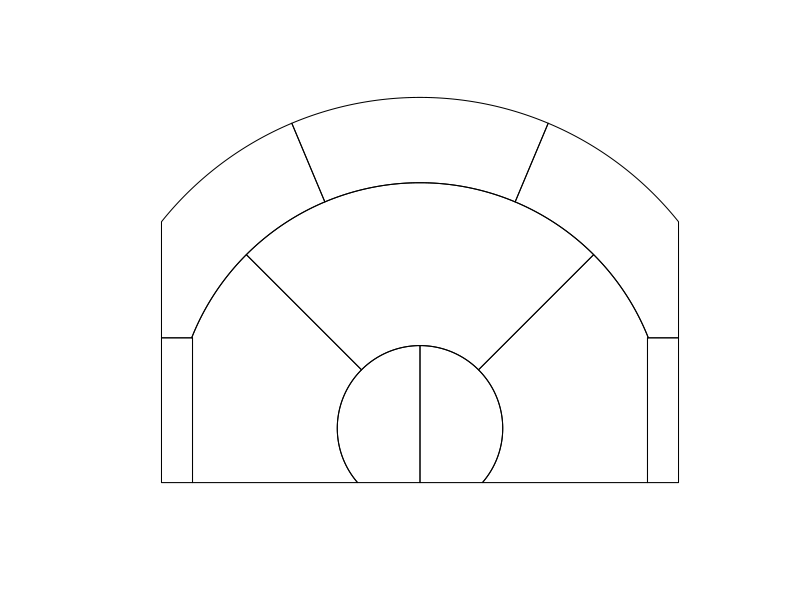

This chart was generated by the following R code:
library(sp)

# constants

hoop_x = 0
hoop_y = 5.25

# help functions
center = function(xy) {
  x = xy[, 1]
  y = xy[, 2]
  x = x - hoop_x
  y = y - hoop_y
  cbind(x, y)
}

uncenter = function(xy) {
  x = xy[, 1]
  y = xy[, 2]
  x = x + hoop_x
  y = y + hoop_y
  data.frame(x = x, y = y)
}

calc_angle <- function(x, cx, r) {
  acos((x - cx)/r)
}

calc_y_angle <- function(y, cy, r) {
  asin((y - cy)/r)
}

arc_coords <- function(x, y, r, from = 0, to = 2 * pi) {
  theta <- seq(from, to, length = 100)
  data.frame(x = x + r * cos(theta), y = y + r * sin(theta))
}

# define regions in functions

# right hoop
basis_10 = function(x = 25, y = 5.25, plot = FALSE) {
  
  outer_radius = 8
  from_outer = -1 * calc_y_angle(0, hoop_y, outer_radius) + pi
  to_outer = pi / 2
  
  arc1 = arc_coords(0, 0, outer_radius, from = from_outer, to = to_outer)
  poly_df = uncenter(rbind(arc1, c(0, -5.25)))
  if (plot) {
    sp::Polygons(list(sp::Polygon(poly_df, hole = FALSE)), "basis_10")
  } else {
    point.in.polygon(x, y, poly_df$x, poly_df$y)
  }
}

# left hoop
basis_11 = function(x = 25, y = 5.25, plot = FALSE) {
  
  outer_radius = 8
  from_outer = calc_y_angle(0, hoop_y, outer_radius)
  to_outer = pi / 2
  
  arc1 = arc_coords(0, 0, outer_radius, from = from_outer, to = to_outer)
  poly_df = uncenter(rbind(arc1, c(0, -5.25)))
  if (plot) {
    sp::Polygons(list(sp::Polygon(poly_df, hole = FALSE)), "basis_11")
  } else {
    point.in.polygon(x, y, poly_df$x, poly_df$y)
  }
}

basis_20 = function(x = 25, y = 5.25, plot = FALSE) {
  
  corner_3_dist = 22
  outer_radius = 23.75
  inner_radius = 8
  
  outer_coords = data.frame(x = rep(-corner_3_dist, 2), y = c(-5.25, 8.75))
  from_outer = -1 * calc_y_angle(8.75, cy = 0, r = outer_radius) + pi
  to_outer = from_inner = 3 * pi / 4
  to_inner = -1 * calc_y_angle(0, hoop_y, inner_radius) + pi
  
  
  arc1 = arc_coords(0, 0, outer_radius, from = from_outer, to = to_outer)
  arc2 = arc_coords(0, 0, inner_radius, from = from_inner, to = to_inner)
  poly_df = uncenter(rbind(outer_coords, arc1, arc2))
  if (plot) {
    sp::Polygons(list(sp::Polygon(poly_df, hole = FALSE)), "basis_20")
  } else {
    point.in.polygon(x, y, poly_df$x, poly_df$y)
  }
}

basis_21 = function(x = 25, y = 5.25, plot = FALSE) {
  
  outer_radius = 23.75
  inner_radius = 8
  
  from_outer = to_inner = 3 * pi / 4
  to_outer = from_inner = pi / 4
  
  arc1 = arc_coords(0, 0, outer_radius, from = from_outer, to = to_outer)
  arc2 = arc_coords(0, 0, inner_radius, from = from_inner, to = to_inner)
  poly_df = uncenter(rbind(arc1, arc2))
  if (plot) {
    sp::Polygons(list(sp::Polygon(poly_df, hole = FALSE)), "basis_21")
  } else {
    point.in.polygon(x, y, poly_df$x, poly_df$y)
  }
}

basis_22 = function(x = 25, y = 5.25, plot = FALSE) {
  
  corner_3_dist = 22
  outer_radius = 23.75
  inner_radius = 8
  
  outer_coords = data.frame(x = rep(corner_3_dist, 2), y = c(8.75, -5.25))
  from_outer = to_inner = pi / 4
  to_outer = calc_y_angle(8.75, cy = 0, r = outer_radius)
  from_inner = calc_y_angle(0, hoop_y, inner_radius)
  
  arc1 = arc_coords(0, 0, outer_radius, from = from_outer, to = to_outer)
  arc2 = arc_coords(0, 0, inner_radius, from = from_inner, to = to_inner)
  
  poly_df = uncenter(rbind(arc1, outer_coords, arc2))
  if (plot) {
    sp::Polygons(list(sp::Polygon(poly_df, hole = FALSE)), "basis_22")
  } else {
    point.in.polygon(x, y, poly_df$x, poly_df$y)
  }
}

basis_30 = function(x, y, plot = FALSE) {
  coords = data.frame(x = c(-22, -22, -25, -25),
                      y = c(-5.25, 8.75, 8.75, -5.25))
  poly_df = uncenter(coords)
  if (plot) {
    sp::Polygons(list(sp::Polygon(poly_df, hole = FALSE)), "basis_30")
  } else {
    point.in.polygon(x, y, poly_df$x, poly_df$y)
  }
}


basis_31 = function(x, y, plot = FALSE) {
  inner_radius = 23.75
  outer_radius = 32
  
  arc_length = ((-1 * calc_y_angle(8.75, cy = 0, r = inner_radius) + pi) - 
    calc_y_angle(8.75, cy = 0, r = inner_radius)) / 3
  
  from_outer = -1 * calc_angle(25, 0, outer_radius) + pi
  to_outer = from_inner = (-1 * calc_y_angle(8.75, cy = 0, r = inner_radius) + pi) - arc_length
  to_inner = -1 * calc_y_angle(8.75, cy = 0, r = inner_radius) + pi
  
  outer_coords = data.frame(x = -25, y = 8.75)
  arc1 = arc_coords(0, 0, outer_radius, from = from_outer, to = to_outer)
  arc2 = arc_coords(0, 0, inner_radius, from = from_inner, to = to_inner)
  
  poly_df = uncenter(rbind(outer_coords, arc1, arc2))
  if (plot) {
    sp::Polygons(list(sp::Polygon(poly_df, hole = FALSE)), "basis_31")
  } else {
    point.in.polygon(x, y, poly_df$x, poly_df$y)
  }
}

basis_32 = function(x = 5.25, y = 25, plot = FALSE) {
  
  outer_radius = 32
  inner_radius = 23.75
  
  arc_length = ((-1 * calc_y_angle(8.75, cy = 0, r = inner_radius) + pi) - 
                  calc_y_angle(8.75, cy = 0, r = inner_radius)) / 3
  
  from_outer = to_inner = (-1 * calc_y_angle(8.75, cy = 0, r = inner_radius) + pi) - arc_length
  to_outer = from_inner = (-1 * calc_y_angle(8.75, cy = 0, r = inner_radius) + pi) - (2 * arc_length)
  
  arc1 = arc_coords(0, 0, outer_radius, from = from_outer, to = to_outer)
  arc2 = arc_coords(0, 0, inner_radius, from = from_inner, to = to_inner)
  poly_df = uncenter(rbind(arc1, arc2))
  if (plot) {
    sp::Polygons(list(sp::Polygon(poly_df, hole = FALSE)), "basis_32")
  } else {
    point.in.polygon(x, y, poly_df$x, poly_df$y)
  }
}

basis_33 = function(x = 5.25, y = 25, plot = FALSE) {
  
  outer_radius = 32
  inner_radius = 23.75
  
  arc_length = ((-1 * calc_y_angle(8.75, cy = 0, r = inner_radius) + pi) - 
                  calc_y_angle(8.75, cy = 0, r = inner_radius)) / 3
  
  from_outer = to_inner = (-1 * calc_y_angle(8.75, cy = 0, r = inner_radius) + pi) - (2 * arc_length)
  to_outer = calc_angle(25, 0, outer_radius)
  from_inner = calc_y_angle(8.75, cy = 0, r = inner_radius) 

  outer_coords = data.frame(x = 25, y = 8.75)
  arc1 = arc_coords(0, 0, outer_radius, from = from_outer, to = to_outer)
  arc2 = arc_coords(0, 0, inner_radius, from = from_inner, to = to_inner)
  poly_df = uncenter(rbind(arc1, outer_coords, arc2))
  
  if (plot) {
    sp::Polygons(list(sp::Polygon(poly_df, hole = FALSE)), "basis_33")
  } else {
    point.in.polygon(x, y, poly_df$x, poly_df$y)
  }
}

basis_34 = function(x, y, plot = FALSE) {
  coords = data.frame(x = c(22, 22, 25, 25),
                      y = c(-5.25, 8.75, 8.75, -5.25))
  poly_df = uncenter(coords)
  if (plot) {
    sp::Polygons(list(sp::Polygon(poly_df, hole = FALSE)), "basis_34")
  } else {
    point.in.polygon(x, y, poly_df$x, poly_df$y)
  }
}

basis_40 = function(x, y, plot = FALSE) {
  inner_radius = 32
  from_inner = calc_y_angle(25, cy = 0, r = inner_radius)
  to_inner = calc_y_angle(-25, cy = 0, r = inner_radius)
  
  arc1 = arc_coords(0, 0, inner_radius, from = from_inner, to = to_inner)
  corner_df = data.frame(x = rep(41.75, 2), y = c(-25, 25))
  
  poly_df = uncenter(rbind(corner_df, arc1))
  if (plot) {
    sp::Polygons(list(sp::Polygon(poly_df, hole = FALSE)), "basis_40")
  } else {
    point.in.polygon(x, y, poly_df$x, poly_df$y)
  }
}

assign_region = function(x, y) {
  results = cbind(
    basis_10(x = x, y = y),
    basis_11(x = x, y = y),
    basis_20(x = x, y = y),
    basis_21(x = x, y = y),
    basis_22(x = x, y = y),
    basis_30(x = x, y = y),
    basis_31(x = x, y = y),
    basis_32(x = x, y = y),
    basis_33(x = x, y = y),
    basis_34(x = x, y = y),
    basis_40(x = x, y = y)
  )
  
  colnames(results) = c(paste0("basis_1", 0:1),
                        paste0("basis_2", 0:2),
                        paste0("basis_3", 0:4),
                        "basis_40")
  results
}

court_regions = function() {
  sp::SpatialPolygons(list(
     basis_10(plot = TRUE),
     basis_11(plot = TRUE),
     basis_20(plot = TRUE),
     basis_21(plot = TRUE),
     basis_22(plot = TRUE),
     basis_30(plot = TRUE),
     basis_31(plot = TRUE),
     basis_32(plot = TRUE),
     basis_33(plot = TRUE),
     basis_34(plot = TRUE)
  ))
}

plot(court_regions())



     
